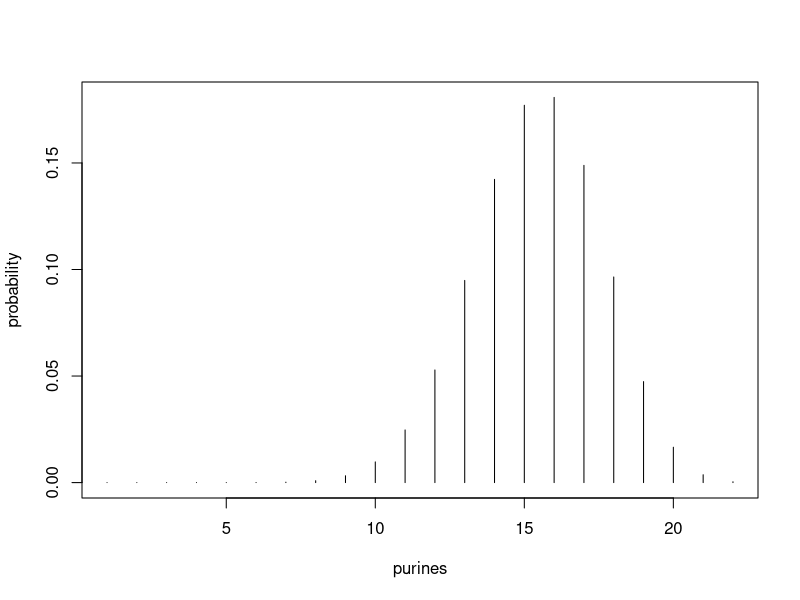
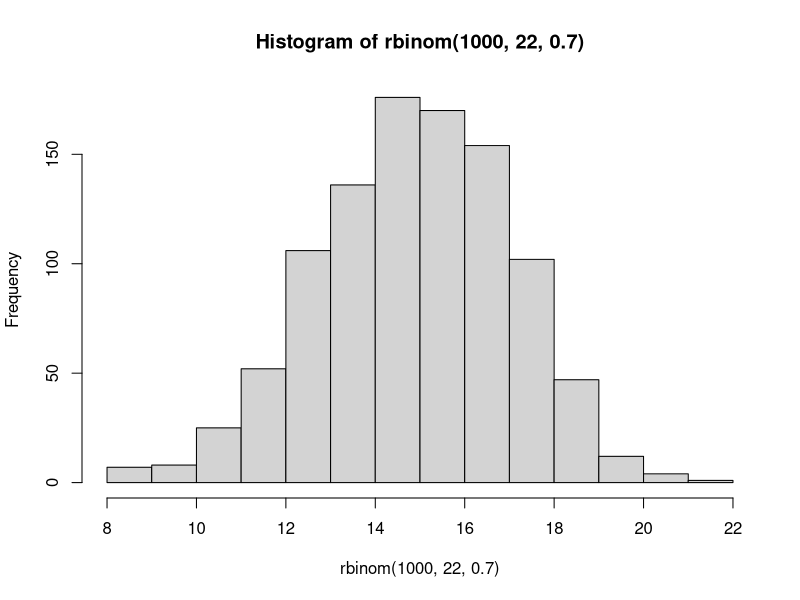
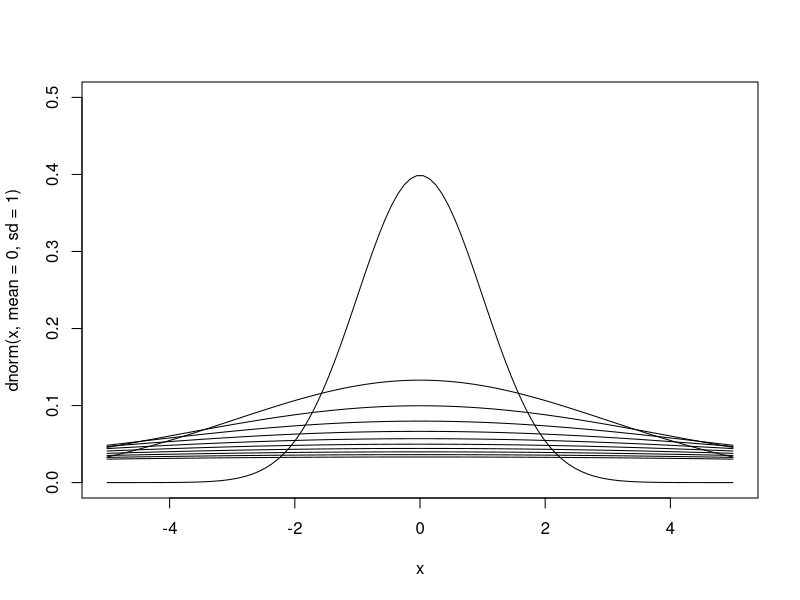
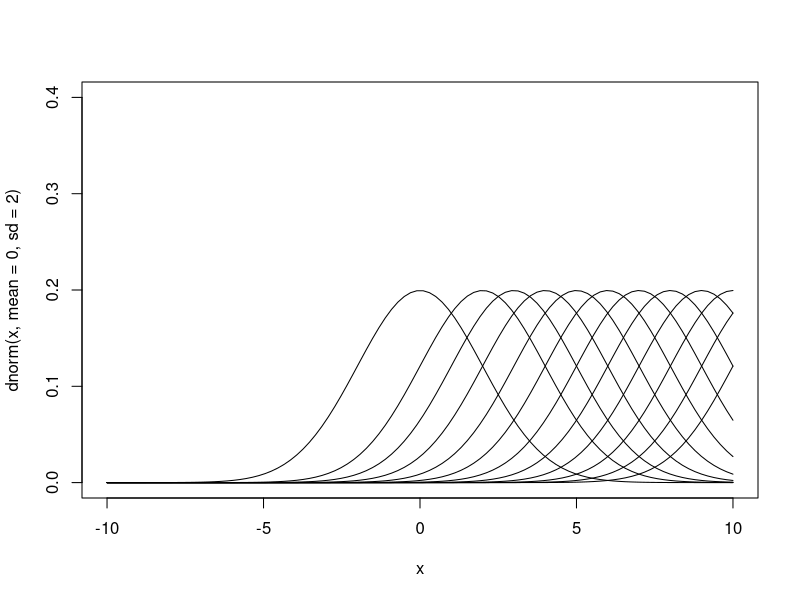
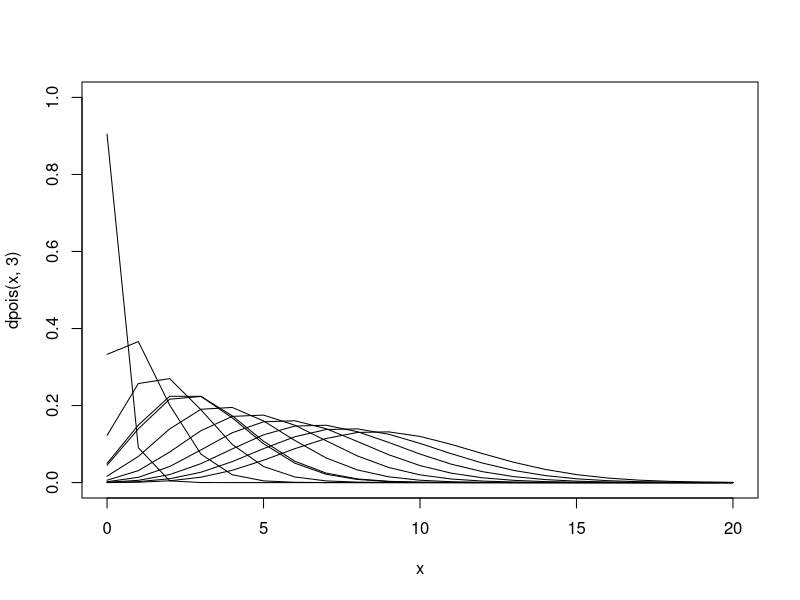

R code for these plots, in order:
# Statistics, practical 3

# 3.1 Write a function power.table that takes a vector v and a number n and
# generates a matrix with the first column containing the vector, the second column containing
# its squares, the third its cubes, and so on until the n th power. Call power.table with different v
# and n. 

power.table <- function (v, n) { 
  m = cbind(v) # Initialize the matrix m containing the vector v
  for(i in 2:n) { # for loop to run 'n' iterations
    m <- cbind (m, v^i) # Add to the matrix columns containing squares, cubes and so on until the n th power
  }
  return (m) # Return matrix
}
v <- c(2,3,4)
power.table(v, 10) # Pass two arguments to the function, vector v and number n, 10 in this case


# 3.2 runif(1) is a function that generates one uniform random number between 0 and 1. 
# Assign this number to y and test whether y^3 + y^2 + y is less than 0.5. If so it is added to
# vector a. Repeat this step until you have 10 numbers.

# Initialize vector a, y and i
a <- NULL
y <- 0
i <- 0
while (i < 10) { # While Loop is repeated while the condition is true, until get 10 numbers
  y <- runif(1)
  # Generates random numbers between 0 and 1
  if ((y^3 + y^2 + y) < 0.5) { # If this condition is true
    i <- i + 1 # Go to the next step
    a <- c(a, y) # Add y to vector a
  }
}


# 3.3 RNA consists of a sequence of nucleotides A, G, U, and C, where the first two
# are purines and the last two are pyrimidines. The length of a certain microRNA is 22, the
# probability of a purine equals 0.7, and the process of placing purines and pyrimidines is
# binomially distributed (bino).
# (a) Can you now plot the binomial density function?
# (b) What is the probability of 14 purines?
# (c) What is the probability of less than or equal to 13 purines?
# (d) What is the probability of strictly more than 10 purines? please show two ways of calculating it in R ?
# (e) How many purines do you expect? (In other words: What is the mean of the distribution?) what is the standard deviation ?
# (f) Use the command rbinom to generate a random sample of size 1000 from the distribution. Can you plot a histogram of these numbers? What does it look like?

x <- 1:22

# Length of microRNA is 22
plot(x, dbinom (x, size=22, prob=0.7), type="h", ylab="probability", xlab="purines")

dbinom(14,size=22, prob=0.7) # Probability of 14 purines

sum(dbinom(0:13, 22, 0.7)) # Probability of less than or equal to 13 purines

pbinom(10, 22, 0.7, lower.tail=FALSE)

# Calculate cumulative frequencies with pbinom, 'lower.tail=FALSE' give the probabilities P[X > x], so in this case greater than 10 purines.

sum(dbinom(11:22, 22, 0.7))

# Another way of getting the same result, sum the probabilities between 11 and 22.
mean(x) # Mean

sd(x) # Standard deviation

rbinom(1000, 22, 0.7) # Generate a random sample of 1000 from the distribution
hist(rbinom(1000, 22, 0.7)) # Plot the histogram of this sequence


# 3.4 The sequencing error in a sequencing project is on average 3 wrong base pairs
# in 100,000. A genome has length 4,000,000 base pairs. Using a Poisson distribution (pois),
# what is the probability that the sequencing error is in a range of 10 base pairs above and below the mean.

p <- 3/100000 # Probability of sequencing error
n <- 4000000 # Length of the genome
lambda <- p*n
lambda

ppois(10, lambda)
# Lower tail, probability less than or equal to 10

ppois(10, lambda, lower.tail=F) # Probability more than 10

# 3.5 Create a for-loop to plot 10 Gaussian plots (using the lines function), where the
# mean is 0 and you vary the standard deviation sd from 1 to 10 in steps of 1. You might have
# to use the parameter ylim=c(0,plot.height) in the plot command to adjust the height in the
# first plot so that all plots fit. Now, generate Gaussian plots with variable mean (from 0 to 10)
# and a standard deviation of 2. How do these two parameters change the shape of resulting curve?

x <- seq(-5,5, length=100)
i <- 1
plot(x, dnorm(x, mean=0, sd=1), ty="l", ylim=c(0, 0.5))

for (i in 1:10) { # Iterating between 1 and 10
  i <- i + 1
  lines(x, dnorm(x,mean=0, sd=i+1)) # Add new curves with increased 'standard deviation' with every iteration
}

x <- seq(-10,10, length=100)
i <- 1
plot(x, dnorm(x, mean=0, sd=2), ty="l", ylim=c(0, 0.4) )

for (i in 0:10) {
i <- i + 1
lines(x, dnorm(x,mean=i+1, sd=2)) # Add new curves with increased 'mean' with every iteration
}

# 3.6 Plot the Poisson probability distribution dpois with different lambdas (say,
# somewhere between 0.1 and 50). Remember that Poisson distribution calculates probability
# for integer x. What can you say about the value of x with the highest probability and how does it depend on lambda?
# Now, plot a Gaussian distribution on top of a Poisson distribution with lambda equal to 20.
# Which mean and standard deviation give the best fit 

x <- seq(0,20)
plot(x, dpois(x, 3), ty="l", ylim=c(0, 1))

for (l in 0.1:10) { # For loop to iterate between 0.1 and 10
  lines(x, dpois(x,l)) # Add new curves with different lambda in each iteration
}

# As Lambda increase , this makes the curves move to the right and the shape of the
# curves wider. The value of x decreases as the value of lambda increase.

